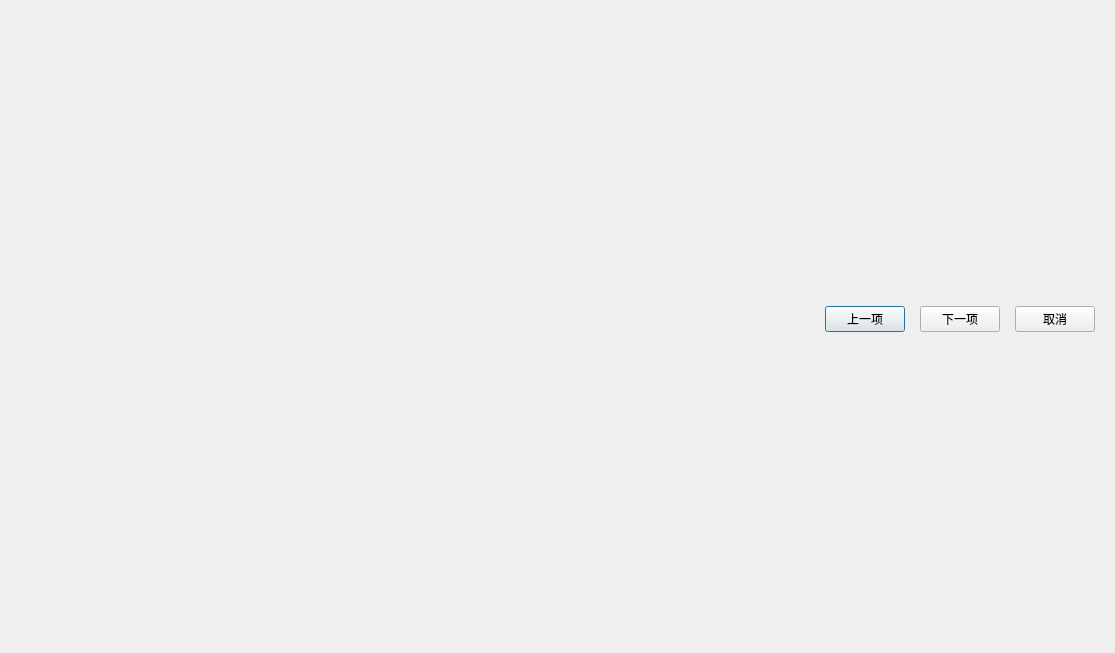
<?xml version="1.0" encoding="UTF-8"?>
<ui version="4.0">
 <class>QSttImportDvmFileWidget</class>
 <widget class="QDialog" name="QSttImportDvmFileWidget">
  <property name="geometry">
   <rect>
    <x>0</x>
    <y>0</y>
    <width>1115</width>
    <height>653</height>
   </rect>
  </property>
  <property name="windowTitle">
   <string/>
  </property>
  <layout class="QVBoxLayout" name="verticalLayout_2">
   <property name="spacing">
    <number>0</number>
   </property>
   <property name="margin">
    <number>0</number>
   </property>
   <item>
    <layout class="QVBoxLayout" name="verticalLayout">
     <item>
      <layout class="QHBoxLayout" name="horizontalLayoutWzd">
       <property name="leftMargin">
        <number>18</number>
       </property>
       <property name="rightMargin">
        <number>18</number>
       </property>
      </layout>
     </item>
     <item>
      <layout class="QHBoxLayout" name="horizontalLayout_Btns">
       <property name="spacing">
        <number>15</number>
       </property>
       <property name="rightMargin">
        <number>20</number>
       </property>
       <property name="bottomMargin">
        <number>15</number>
       </property>
       <item>
        <spacer name="horizontalSpacer">
         <property name="orientation">
          <enum>Qt::Horizontal</enum>
         </property>
         <property name="sizeHint" stdset="0">
          <size>
           <width>40</width>
           <height>20</height>
          </size>
         </property>
        </spacer>
       </item>
       <item>
        <widget class="QPushButton" name="pushButton_Pre">
         <property name="text">
          <string>上一项</string>
         </property>
        </widget>
       </item>
       <item>
        <widget class="QPushButton" name="pushButton_Next">
         <property name="text">
          <string>下一项</string>
         </property>
        </widget>
       </item>
       <item>
        <widget class="QPushButton" name="pushButton_Cancel">
         <property name="text">
          <string>取消</string>
         </property>
        </widget>
       </item>
      </layout>
     </item>
    </layout>
   </item>
  </layout>
 </widget>
 <resources/>
 <connections/>
</ui>
